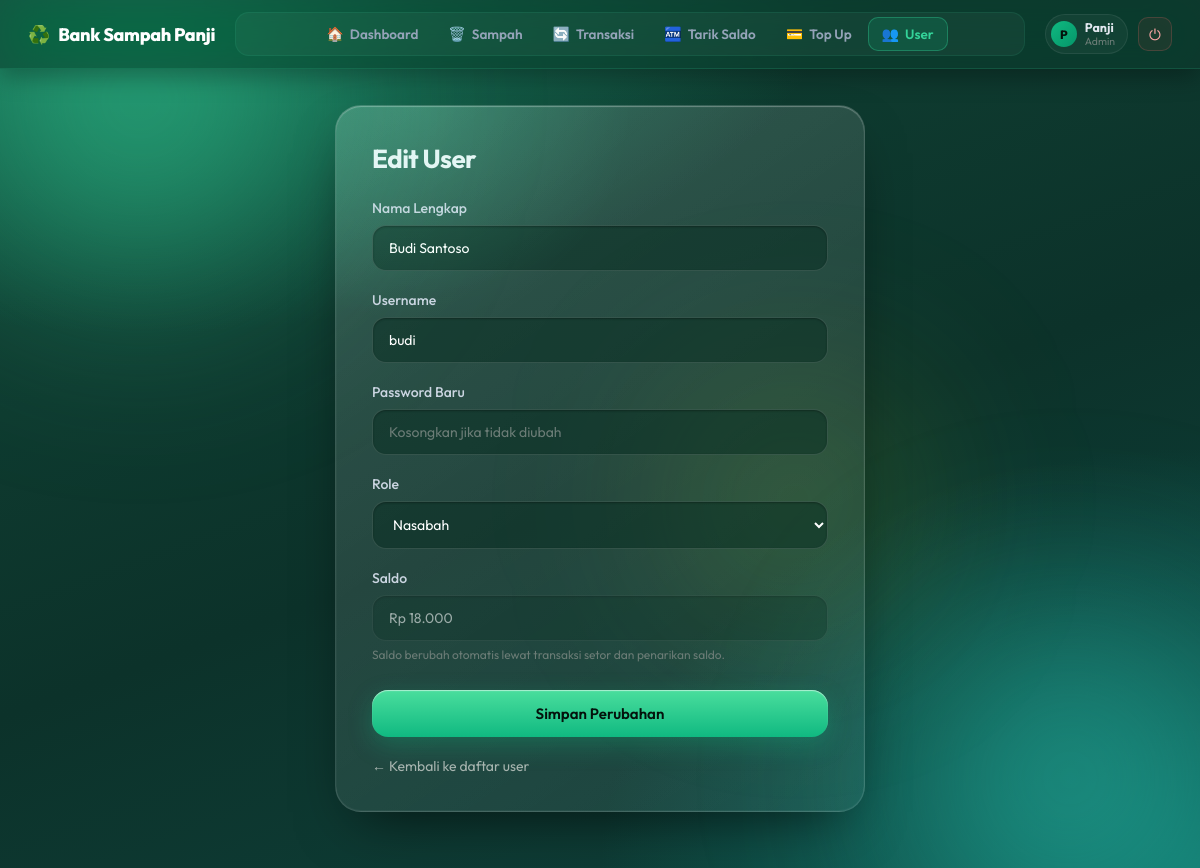
The page /user/edit.php?id=2 (signed in) on the database its author committed.
### tables this page shows
CREATE TABLE `users` (
  `id_user` int(11) NOT NULL,
  `nama` varchar(100) NOT NULL,
  `username` varchar(50) NOT NULL,
  `password` varchar(255) NOT NULL,
  `saldo` decimal(15,2) NOT NULL DEFAULT 0.00,
  `role` enum('admin','nasabah','siswa','guru','pengepul') NOT NULL DEFAULT 'siswa'
);

### user/edit.php (the view, shortened to what this page needs)
<?php
require "index.php";
$id = (int) ($_GET["id"] ?? $_POST["id"] ?? 0);
$isSelf = ($id === (int) $_SESSION["id_user"]);
$stmt = mysqli_prepare($koneksi, "SELECT id_user, nama, username, saldo, role FROM users WHERE id_user = ?");
mysqli_stmt_bind_param($stmt, "i", $id);
mysqli_stmt_execute($stmt);
$user = mysqli_fetch_assoc(mysqli_stmt_get_result($stmt));
$nama     = $user["nama"];
$username = $user["username"];
$role     = $user["role"];
?>
<!DOCTYPE html>
<html lang="id">
<head>
</head>
<body>
    <div class="bg-glow-1"></div>
    <div class="bg-glow-2"></div>
    <div class="container narrow">
        <div class="form-card">
            <h2>Edit User</h2>
            <form method="POST" action="edit.php?id=<?= (int) $id ?>" autocomplete="off">
                <div class="form-group">
                    <label>Nama Lengkap</label>
                    <input type="text" name="nama" class="input-control" value="<?= e($nama) ?>" maxlength="100" required>
                </div>
                <div class="form-group">
                    <label>Username</label>
                    <input type="text" name="username" class="input-control" value="<?= e($username) ?>" maxlength="50" required>
                </div>
                <div class="form-group">
                    <label>Password Baru</label>
                    <input type="password" name="password" class="input-control" placeholder="Kosongkan jika tidak diubah" minlength="6">
                </div>
                <div class="form-group">
                    <label>Role</label>
                    <select name="role" class="input-control" <?= $isSelf ? "disabled" : "" ?> required>
                        <?php foreach ($ROLES as $r): ?>
                            <option value="<?= e($r) ?>" <?= $role === $r ? "selected" : "" ?>><?= e(ucfirst($r)) ?></option>
                        <?php endforeach; ?>
                    </select>
                </div>
                <div class="form-group">
                    <label>Saldo</label>
                    <input type="text" class="input-control" value="Rp <?= number_format($user["saldo"], 0, ",", ".") ?>" disabled>
                    <small>Saldo berubah otomatis lewat transaksi setor dan penarikan saldo.</small>
                </div>
                <button type="submit" class="btn-submit">Simpan Perubahan</button>
            </form>
            <a class="btn-kembali" href="index.php">&larr; Kembali ke daftar user</a>
        </div>
    </div>
</body>
</html>

### user/index.php (style rules this page uses)
:root { --bg:#0c322a; --ink:#f1f5f9; --soft:#a8b5b0; --mute:#6b7c76; --mint:#34d399; --amber:#fbbf24; --red:#f87171; --line:rgba(255,255,255,.11); }
* { box-sizing: border-box; margin: 0; padding: 0; }
body { font-family: 'Outfit', sans-serif; min-height: 100vh; background: radial-gradient(1200px 700px at 12% -10%, #1b8a68 0%, transparent 60%), radial-gradient(1000px 700px at 100% 100%, #12766c 0%, transparent 60%), linear-gradient(160deg, #114536, #0c322a 55%, #0f423c); background-attachment: fixed; color: var(--ink); overflow-x: hidden; padding-bottom: 56px; position: relative; }
a { color: inherit; }
.bg-glow-1, .bg-glow-2, body::before { position: fixed; border-radius: 50%; filter: blur(90px); pointer-events: none; z-index: 0; content: ""; }
.bg-glow-1 { width: 520px; height: 520px; top: -160px; left: -120px; background: radial-gradient(circle, rgba(52,211,153,.7), transparent 70%); animation: drift 22s ease-in-out infinite alternate; }
.bg-glow-2 { width: 460px; height: 460px; bottom: -140px; right: -100px; background: radial-gradient(circle, rgba(45,212,191,.55), transparent 70%); animation: drift 28s ease-in-out infinite alternate-reverse; }
body::before { width: 340px; height: 340px; top: 38%; left: 52%; background: radial-gradient(circle, rgba(163,230,53,.3), transparent 70%); animation: drift 34s ease-in-out infinite alternate; }
.table-card, .form-card { position: relative; overflow: hidden; border-radius: 26px; background: linear-gradient(145deg, rgba(255,255,255,.15), rgba(255,255,255,.05)); backdrop-filter: blur(28px) saturate(180%); -webkit-backdrop-filter: blur(28px) saturate(180%); border: 1px solid var(--line); box-shadow: inset 0 1px 1px rgba(255,255,255,.3), inset 0 -1px 1px rgba(255,255,255,.05), 0 24px 60px -24px rgba(0,0,0,.7); }
.table-card::before, .form-card::before { content: ""; position: absolute; inset: 0; border-radius: inherit; pointer-events: none; background: radial-gradient(360px circle at var(--mx, 15%) var(--my, 0%), rgba(110,255,200,.15), transparent 60%); }
.form-card { padding: 36px; }
.container { position: relative; z-index: 10; max-width: 1100px; margin: 36px auto 0; padding: 0 25px; animation: rise .7s cubic-bezier(.2,.8,.2,1) both; }
.container.narrow { max-width: 580px; }
h2 { font-size: 26px; font-weight: 700; letter-spacing: -.6px; }
.form-card h2 { margin-bottom: 24px; }
.btn-tambah, .btn-submit { position: relative; border: 0; cursor: pointer; font-family: inherit; font-weight: 600; color: #04120c; text-decoration: none; background: linear-gradient(180deg, #4ade9d, #10b981); box-shadow: inset 0 1px 1px rgba(255,255,255,.55), 0 8px 24px rgba(16,185,129,.3); transition: transform .2s, box-shadow .2s; }
.btn-submit { width: 100%; padding: 14px; border-radius: 16px; font-size: 15px; margin-top: 8px; }
.btn-kembali { display: inline-block; margin-top: 20px; color: var(--soft); text-decoration: none; font-size: 14px; transition: color .2s; }
.form-group { margin-bottom: 20px; }
.form-group label { display: block; font-size: 14px; font-weight: 500; color: #cbd5e1; margin-bottom: 8px; }
.form-group small { display: block; margin-top: 6px; font-size: 12px; color: var(--mute); }
.input-control { width: 100%; padding: 13px 16px; border-radius: 14px; font-family: inherit; font-size: 14px; color: #fff; outline: none; transition: .25s; background: rgba(6,44,33,.5); border: 1px solid rgba(255,255,255,.13); box-shadow: inset 0 1px 2px rgba(0,0,0,.3); }
.input-control option { background: #0f3a2d; color: #fff; }
.input-control:disabled { opacity: .55; cursor: not-allowed; }
.input-control::placeholder { color: var(--mute); }

### rows shown on the page
users: nama "Budi Santoso", username "budi", role "Nasabah", saldo "Rp 18.000"

### other values the page prints
$icon "🏠"
$label "Dashboard"
$icon "🗑️"
$label "Sampah"
$icon "🔄"
$label "Transaksi"
$icon "🏧"
$label "Tarik Saldo"
$icon "💳"
$label "Top Up"
$icon "👥"
$label "User"
mb_strtoupper(mb_substr($_nama ?: "?", 0, 1)) "P"
$_nama ?: "Pengguna" "Panji"
$_role "Admin"
